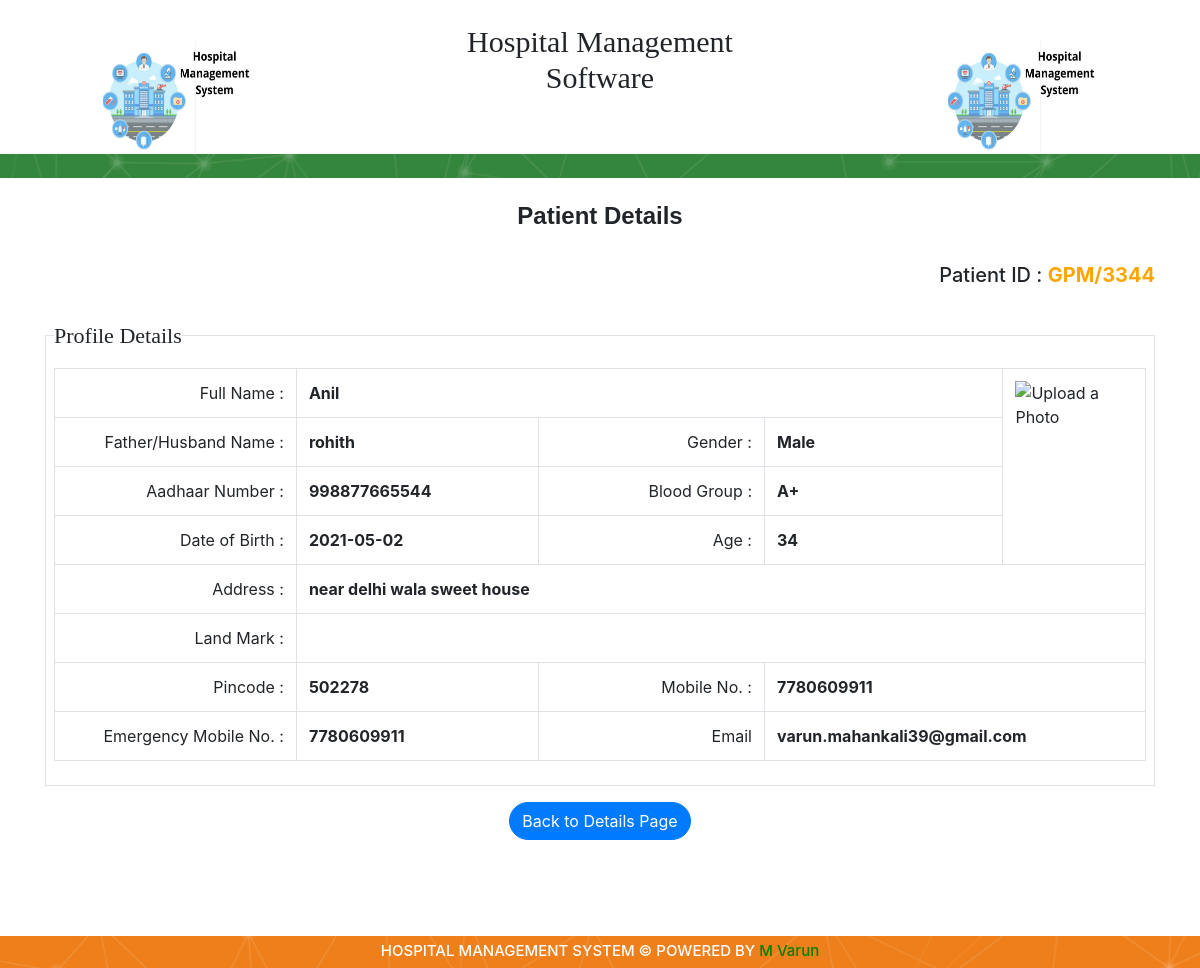
The page /Patient_Profile/?id=1 (signed in) on the database its author committed.
### tables this page shows
CREATE TABLE `patient_registration` (
  `id` int(11) NOT NULL AUTO_INCREMENT,
  `Patient_Name` varchar(50) DEFAULT NULL,
  `Patient_Id` varchar(45) DEFAULT NULL,
  `Aadhar_Number` varchar(45) DEFAULT NULL,
  `Relation_Name` varchar(45) DEFAULT NULL,
  `Gender` varchar(45) DEFAULT NULL,
  `Blood_Group` varchar(45) DEFAULT NULL,
  `Date_of_Birth` varchar(45) DEFAULT NULL,
  `Age` varchar(45) DEFAULT NULL,
  `Mobile_Number` varchar(45) DEFAULT NULL,
  `Emergency_Mobile_Number` varchar(45) DEFAULT NULL,
  `Email` varchar(45) DEFAULT NULL,
  `Pincode` varchar(45) DEFAULT NULL,
  `Address` varchar(45) DEFAULT NULL,
  `Landmark` varchar(45) DEFAULT NULL,
  `Photo` varchar(45) DEFAULT NULL,
  `created_by` int(11) DEFAULT NULL,
  `created_datetime` datetime DEFAULT NULL,
  `updated_by` int(11) DEFAULT NULL,
  `updated_datetime` datetime DEFAULT NULL,
  `deleted_by` int(11) DEFAULT NULL,
  `deleted_datetime` datetime DEFAULT NULL,
  `status` enum('Active','Inactive','Deleted') DEFAULT 'Active',
  PRIMARY KEY (`id`),
  UNIQUE KEY `Aadhar_Number_UNIQUE` (`Aadhar_Number`),
  UNIQUE KEY `Patient_Id_UNIQUE` (`Patient_Id`)
);

### Patient_Profile/index.php (the view, shortened to what this page needs)
<?php
   include '../dbConfig.php';
	if(isset($_GET['id']))
	{
		$id  = $_GET['id'];
		$query = "select * from patient_registration where id = '$id'";
		$result1 = mysqli_query($conn,$query);
		$row = mysqli_fetch_array($result1);
	}
	else
	{
		header('Location:../Patient_Details/');
	}
 ?>
<!DOCTYPE html>
<html>
<head>
	<link rel="stylesheet" href="https://cdnjs.cloudflare.com/ajax/libs/font-awesome/4.7.0/css/font-awesome.min.css">
	<link rel="stylesheet" href="https://stackpath.bootstrapcdn.com/bootstrap/4.3.1/css/bootstrap.min.css">
	<link rel="stylesheet" href="https://cdnjs.cloudflare.com/ajax/libs/select2/4.0.10/css/select2.min.css">
</head>
<body>
	<?php include '../header.php'; ?>
	<div class="container"><br>
		<h4 style="text-align: center ;font-family:'Arial Rounded MT Bold',Arial,Helvetica,sans-serif; font-weight: bold; ">Patient Details</h4><br>
		<h5 style="text-align: right;">Patient ID : <b style="color:orange;"> GPM/<?php echo $row['Patient_Id']; ?> </b> </h5><br>
			<fieldset class="border p-2">
		 		<legend  class="w-auto" style="font-size: 22px;font-family: bold;">Profile Details</legend>
		 		<div class="row">
		 			<div class="col-md-12">
		 			<table class="table table-bordered">
		 			<tr>
				  	<td  width="25%" style="text-align: right;">Full Name : </td>
					<th width="25%"  colspan="3"><?php echo $row['Patient_Name']; ?></th>
					<td width="25%" rowspan="4"><img src="<?php echo $row['Photo']; ?>" style="height: 170px;width: 170px;" alt="Upload a Photo"></td>
				</tr>
				<tr>
		       <td  width="25%" style="text-align: right;">Father/Husband Name : </td>
					<th width="25%" ><?php echo $row['Relation_Name']; ?></th>
						<td width="25%" style="text-align: right;">Gender : </td>
						<th width="25%" ><?php echo $row['Gender']; ?></th>
			    </tr>
		       <tr>
		       	<td  width="25%" style="text-align: right;">Aadhaar Number : </td>
					<th width="25%" ><?php echo $row['Aadhar_Number']; ?></th>
		       <td  width="25%" style="text-align: right;">Blood Group : </td>
					<th width="25%" ><?php echo $row['Blood_Group']; ?></th>
			    </tr>
			    <tr>
					<td width="25%" style="text-align: right;">Date of Birth : </td>
						<th width="25%" ><?php echo $row['Date_of_Birth']; ?></th>
				  <td  width="25%" style="text-align: right;">Age : </td>
					<th width="25%" ><?php echo $row['Age']; ?></th>
				</tr>
			    <tr>
					<td width="25%" style="text-align: right;"> Address :</td>
				        <th width="25%" colspan="4"><?php echo $row['Address']; ?></th>
				 </tr>
				 <tr>
					<td width="25%" style="text-align: right;">Land Mark :</td>
				        <th width="25%" colspan="4"><?php echo $row['Landmark']; ?></th>
				  </tr>
				<tr>
					 <td  width="25%" style="text-align: right;">Pincode : </td>
					<th width="25%" ><?php echo $row['Pincode']; ?></th>
					<td width="25%" style="text-align: right;"> Mobile No. :</td>
				        <th width="25%"colspan="2" ><?php echo $row['Mobile_Number']; ?></th>
				</tr>
				<tr>
					<td  width="25%" style="text-align: right;">Emergency Mobile No. : </td>
					<th width="25%"  ><?php echo $row['Emergency_Mobile_Number']; ?></th>
					<td width="25%" style="text-align: right;"> Email</td>
				        <th width="25%" colspan="2" ><?php echo $row['Email']; ?></th>
				</tr>
			     </table>
			 </div>
			</div>
		    </fieldset>
		    <div class="text-center">
		    <a href="../Patient_Profile" class="btn btn-primary mt-3 ">Back to Details Page</a>
		</div>
		    <br>
		<br>
</div>
<br>
<br>
 <?php include '../footer.php' ?>

### Patient_Profile/index.php (style rules this page uses)
.btn { border-radius: 20px !important; }

### rows shown on the page
patient_registration: Patient_Id "3344", Patient_Name "Anil", Relation_Name "rohith", Gender "Male", Aadhar_Number "998877665544", Blood_Group "A+", Date_of_Birth "2021-05-02", Age "34", Address "near delhi wala sweet house", Pincode "502278", Mobile_Number "7780609911", Emergency_Mobile_Number "7780609911", Email "varun.mahankali39@gmail.com"
